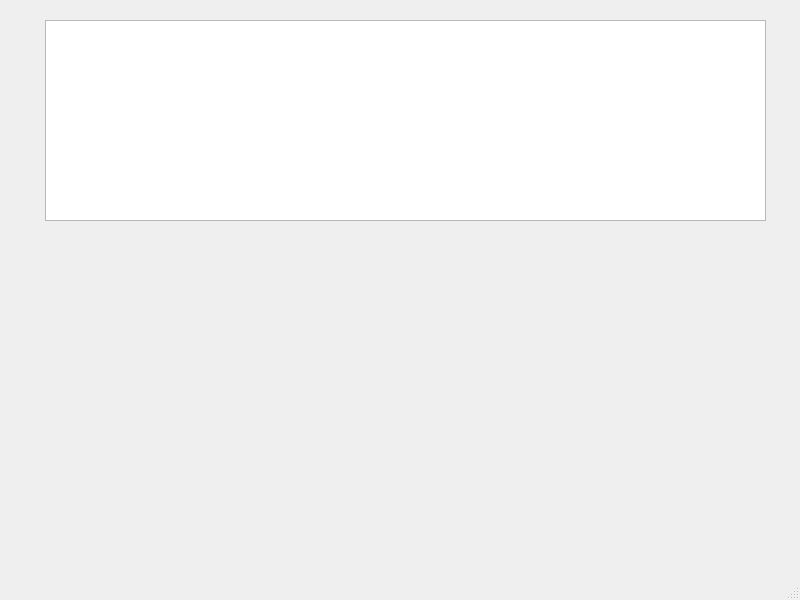
<?xml version="1.0" encoding="UTF-8"?>
<ui version="4.0">
 <class>MainWindow</class>
 <widget class="QMainWindow" name="MainWindow">
  <property name="geometry">
   <rect>
    <x>0</x>
    <y>0</y>
    <width>800</width>
    <height>600</height>
   </rect>
  </property>
  <property name="windowTitle">
   <string>MainWindow</string>
  </property>
  <widget class="QWidget" name="centralwidget">
   <widget class="QTextBrowser" name="rentInfoList">
    <property name="geometry">
     <rect>
      <x>45</x>
      <y>20</y>
      <width>721</width>
      <height>201</height>
     </rect>
    </property>
   </widget>
  </widget>
  <widget class="QMenuBar" name="menubar">
   <property name="geometry">
    <rect>
     <x>0</x>
     <y>0</y>
     <width>800</width>
     <height>24</height>
    </rect>
   </property>
  </widget>
  <widget class="QStatusBar" name="statusbar"/>
 </widget>
 <resources/>
 <connections/>
</ui>
